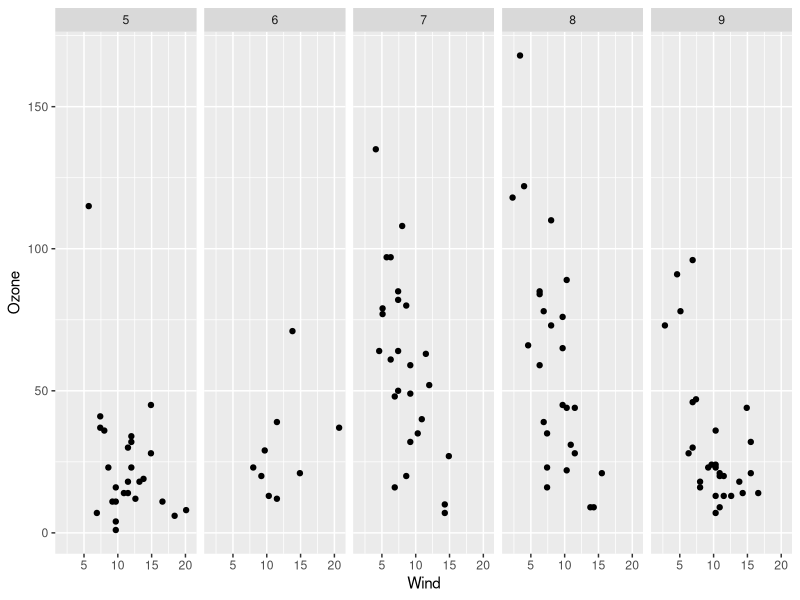
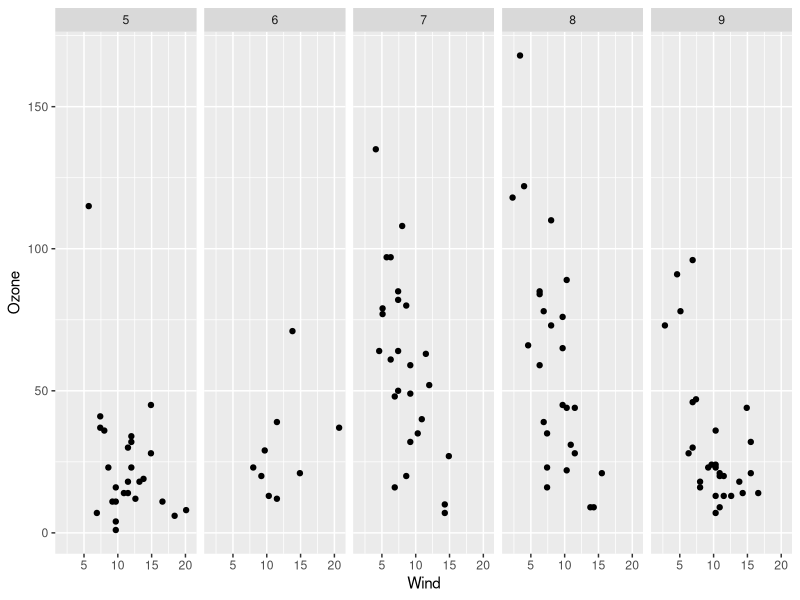

These figures' R source, in order:
library(datasets)
data(airquality)

library (ggplot2)

airquality = transform(airquality, Month = factor(Month))
qplot(Wind, Ozone, data = airquality, facets = . ~ Month)

qplot(Wind, Ozone, data = airquality, facets = . ~ factor(Month))
